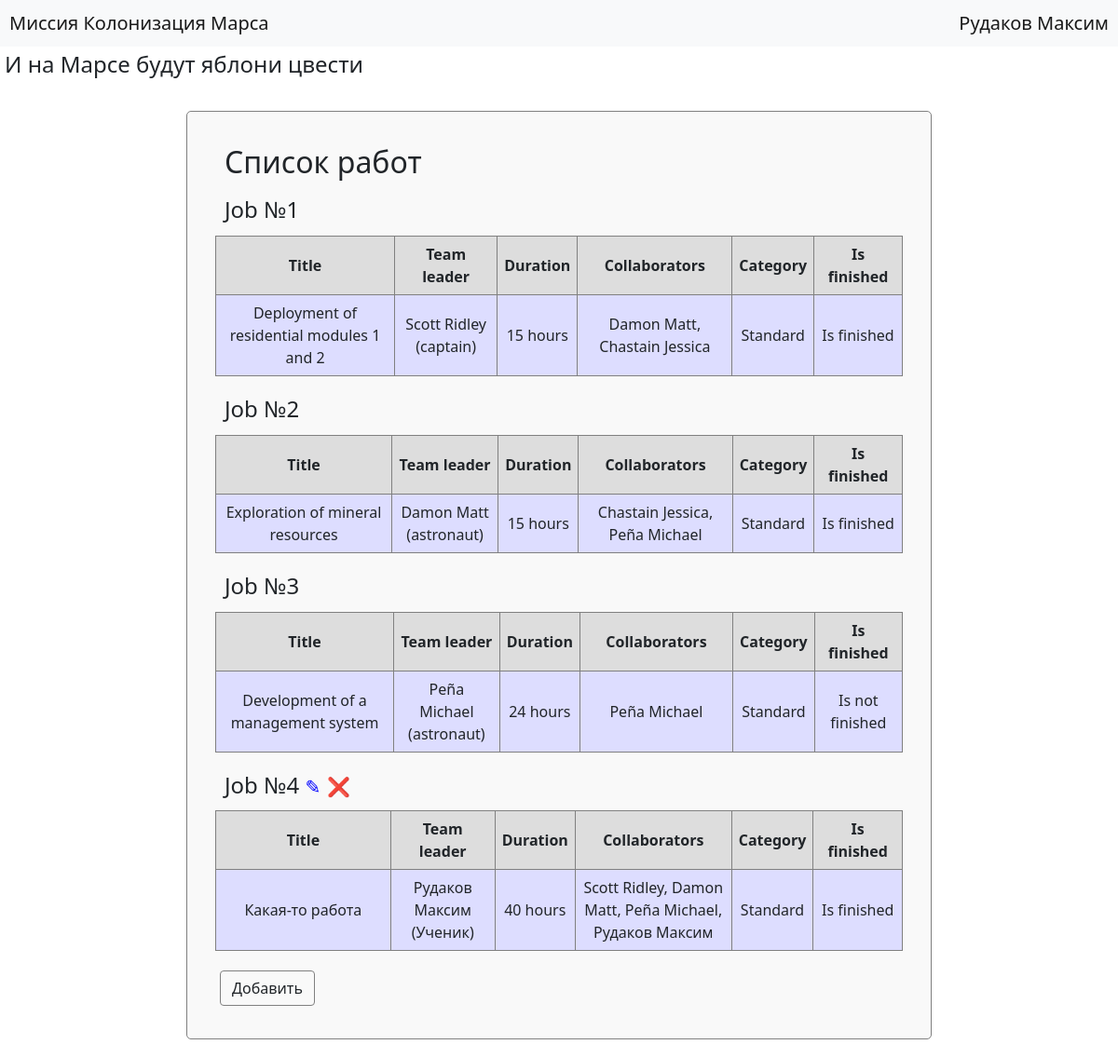
Page /index (signed in) on the committed database.
### data/users.py (models this page shows, shortened)
class User(SqlAlchemyBase, UserMixin, SerializerMixin):
    __tablename__ = 'users'
    id = Column(sqlalchemy.Integer, primary_key=True, autoincrement=True)
    surname = Column(sqlalchemy.String)
    name = Column(sqlalchemy.String)
    age = Column(sqlalchemy.Integer)
    position = Column(sqlalchemy.String)
    speciality = Column(sqlalchemy.String)
    address = Column(sqlalchemy.String)
    city_from = Column(sqlalchemy.String)
    email = Column(sqlalchemy.String, unique=True)
    hashed_password = Column(sqlalchemy.String)
    modified_date = Column(sqlalchemy.DateTime, default=datetime.datetime.now)
    def fio(self):
        return self.surname + ' ' + self.name

### data/jobs.py (models this page shows, shortened)
class Jobs(SqlAlchemyBase, SerializerMixin):
    __tablename__ = 'jobs'
    id = Column(sqlalchemy.Integer, primary_key=True, autoincrement=True)
    team_leader = Column(sqlalchemy.Integer, sqlalchemy.ForeignKey("users.id"))
    job = Column(sqlalchemy.String)
    work_size = Column(sqlalchemy.Integer)
    collaborators = Column(sqlalchemy.String)
    category = Column(sqlalchemy.Integer, sqlalchemy.ForeignKey("categories.id"))
    start_date = Column(sqlalchemy.DateTime, default=datetime.now)
    end_date = Column(sqlalchemy.DateTime, default=lambda: datetime.now() + timedelta(days=1))
    is_finished = Column(sqlalchemy.Boolean, default=False)
    def values(self):
        session = create_session()
        leader = session.query(User).filter(User.id == self.team_leader)[0]
        leader = leader.surname + ' ' + leader.name + ' (' + leader.position + ')'
        work_size = str(self.work_size) + [' hours', ' hour'][self.work_size == 1]
        collaborators = []
        for collaborator in self.collaborators.split(','):
            collaborators.append(session.query(User).filter(User.id == collaborator).first().fio())
        category = session.query(Category).filter(Category.id == self.category).first().name
        is_finished = ["Is not finished", "Is finished"][self.is_finished]
        return [self, self.job, leader, work_size, ', '.join(map(str, collaborators)), category, is_finished]

### data/categories.py (models this page shows, shortened)
class Category(SqlAlchemyBase, SerializerMixin):
    __tablename__ = 'categories'
    id = Column(sqlalchemy.Integer, primary_key=True, autoincrement=True)
    name = Column(sqlalchemy.String, unique=True)

### main.py (the view)
@app.route('/')
@app.route('/index')
def jobs_list():
    session = create_session()
    titles = ['Title', 'Team leader', 'Duration', 'Collaborators', 'Category', 'Is finished']
    jobs = [job.values() for job in session.query(Jobs).all()]
    sizes = [220, 120, 80, 180, 80, 100]
    return render_template('jobs.html', title='Список работ',
                           column_sizes=sizes, titles=titles, list=jobs, current_user=current_user)

### data/db_session.py (called while the page is built)
def create_session() -> Session:
    global __factory
    return __factory()

### main.py (called while the page is built)
@login_manager.user_loader
def load_user(user_id):
    session = create_session()
    return session.query(User).get(user_id)

### templates/jobs.html (shortened to what this page needs)
{% extends "base.html" %}
{% block content %}
<form class="list">
    <h2>Список работ</h2>
    {% for item in list %}
    <div>
        <h4>Job №{{ item[0].id }}
            {% if current_user and (current_user.id == 1 or current_user.id == item[0].team_leader) %}
                <a href="/add_job/{{ item[0].id }}" style="font-size: 20px; color: #0000ff;">✎</a>
                <a href="/delete_job/{{ item[0].id }}" style="font-size: 20px; color: #ff0000;">❌</a>
            {% endif %}
        </h4>
        <table>
            <tr>
                {% for title in titles %}
                    <th width="{{ column_sizes[ loop.index0 ] }}"> {{ title }} </th>
                {% endfor %}
            </tr>
            <tr>
                {% for value in item[1:] %}
                    <td width="{{ column_sizes[ loop.index0 ] }}"> {{ value }} </td>
                {% endfor %}
            </tr>
        </table>
    </div>
    {% endfor %}
    {% if current_user.is_authenticated %}
        <a class="btn" href="/add_job" style="">Добавить</a>
    {% endif %}
</form>
{% endblock %}

### templates/base.html (shortened to what this page needs)
<!DOCTYPE html>
<html lang="en">
    <head>
        <link rel="stylesheet"
        href="https://cdn.jsdelivr.net/npm/bootstrap@5.0.0-beta1/dist/css/bootstrap.min.css"
>
        <link rel="stylesheet" type="text/css" href="/static/css/style.css"/>
    </head>
    <body>
        <header>
            <nav class="navbar navbar-light bg-light">
                <a class="navbar-brand" href="/">Миссия Колонизация Марса</a>
                {% if current_user.is_authenticated %}
                    <a class="navbar-brand" href="/logout">{{ current_user.surname + ' ' + current_user.name }}</a>
                {% else %}
                    <p>
                        <a class="btn btn-primary " href="/register">Зарегистрироваться</a>
                        <a class="btn btn-success" href="/login">Войти</a>
                    </p>
                {% endif %}
            </nav>
            <h4> И на Марсе будут яблони цвести</h4>
        </header>
        {% block content %}{% endblock %}
    </body>
</html>

### static/css/style.css (style rules this page uses)
form { margin-top: 30px; margin-bottom: 20px; margin-left: auto; margin-right: auto; border: 1px solid gray; border-radius: 5px; padding: 30px; }
form.list { min-width: 400px; max-width: 800px; background-color: #f9f9f9; text-indent: 5px; }
a { text-decoration: none; white-space: nowrap; cursor: pointer; color: #050505; }
nav { min-height: 50px; background-color: #eeeefe; }
.navbar { padding-top: 0px; padding-bottom: 0px; }
a.navbar-brand { margin-left: 10px; margin-right: 10px; padding-top: 0px; padding-bottom: 0px; }
h2 { padding: 5px; }
h4 { padding: 5px; }
.btn { margin: 5px; border: 1px solid gray; text-indent: 0px; }
table { margin-left: auto; margin-right: auto; border: 1px solid gray; width: auto; }
th { border: 1px solid gray; background-color: #dddddd; padding: 7px; text-align: center; }
td { text-align: center; border: 1px solid gray; background-color: #ddddff; padding: 7px; max-width: 300px; }

### rows in the picture
User: surname+name "Рудаков Максим"
Jobs: id "1", {{ column_sizes[ loop.index0 ] }} 220 (drawn), titles "Title" "Team leader" "Duration" "Collaborators" "Category" "Is finished", {{ column_sizes[ loop.index0 ] }} 120 (drawn), {{ column_sizes[ loop.index0 ] }} 80 (drawn), {{ column_sizes[ loop.index0 ] }} 180 (drawn), {{ column_sizes[ loop.index0 ] }} 100 (drawn), job "Deployment of residential modules 1 and 2", value "Scott Ridley (captain)" "15 hours" "Damon Matt, Chastain Jessica" "Is finished"
Category: {{ column_sizes[ loop.index0 ] }} 80 (drawn), name "Standard"
Jobs: id "2", {{ column_sizes[ loop.index0 ] }} 220 (drawn), titles "Title" "Team leader" "Duration" "Collaborators" "Category" "Is finished", {{ column_sizes[ loop.index0 ] }} 120 (drawn), {{ column_sizes[ loop.index0 ] }} 80 (drawn), {{ column_sizes[ loop.index0 ] }} 180 (drawn), {{ column_sizes[ loop.index0 ] }} 100 (drawn), job "Exploration of mineral resources", value "Damon Matt (astronaut)" "15 hours" "Chastain Jessica, Peña Michael" "Is finished"
Jobs: id "3", {{ column_sizes[ loop.index0 ] }} 220 (drawn), titles "Title" "Team leader" "Duration" "Collaborators" "Category" "Is finished", {{ column_sizes[ loop.index0 ] }} 120 (drawn), {{ column_sizes[ loop.index0 ] }} 80 (drawn), {{ column_sizes[ loop.index0 ] }} 180 (drawn), {{ column_sizes[ loop.index0 ] }} 100 (drawn), job "Development of a management system", value "Peña Michael (astronaut)" "24 hours" "Peña Michael" "Is not finished"
Jobs: id "4", {{ column_sizes[ loop.index0 ] }} 220 (drawn), titles "Title" "Team leader" "Duration" "Collaborators" "Category" "Is finished", {{ column_sizes[ loop.index0 ] }} 120 (drawn), {{ column_sizes[ loop.index0 ] }} 80 (drawn), {{ column_sizes[ loop.index0 ] }} 180 (drawn), {{ column_sizes[ loop.index0 ] }} 100 (drawn), job "Какая-то работа", value "Рудаков Максим (Ученик)" "40 hours" "Scott Ridley, Damon Matt, Peña Michael, Рудаков Максим" "Is finished"
